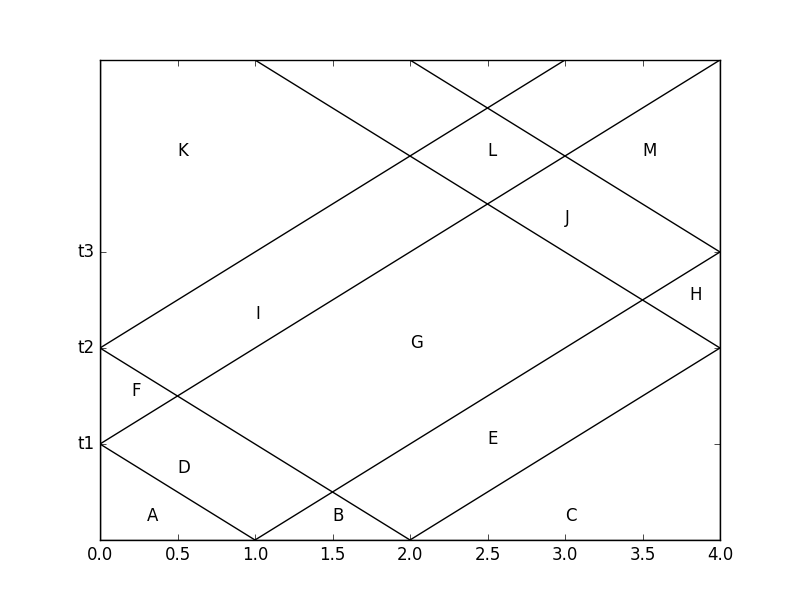

Recreate this plot in Python.
"""
Create figure to accompany problem 3.5.

Note that the scaling for x-t used here assumes the propagation speeds are
-1 and +1, but then the time axis is labelled with generic times, which in
general would depend on values chosen for the parameters rho and K in the
acoustics equations since c = sqrt(K/rho).

"""

# load numpy, matplotlib commands...
from pylab import *

clf()  # clear figure

plot([0,4],[0,0],'k') # x-axis  'k' means black line
plot([0,0],[0,6],'k') # t-axis
plot([4,4],[0,6],'k') # right boundary

def plot_rightgoing(x1,t1):
    """
    plot right-going wave of slope 1 starting at (x1,t1) to right boundary
    """
    t2 = t1 + (4-x1)
    plot([x1,4], [t1,t2], 'k')

def plot_leftgoing(x1,t1):
    """
    plot left-going wave of slope -1 starting at (x1,t1) to left boundary
    """
    t2 = t1 + x1
    plot([x1,0], [t1,t2], 'k')

plot_rightgoing(1,0)
plot_rightgoing(2,0)
plot_rightgoing(0,1)
plot_rightgoing(0,2)

plot_leftgoing(1,0)
plot_leftgoing(2,0)
plot_leftgoing(4,2)
plot_leftgoing(4,3)

text(0.3, 0.2, 'A')
text(1.5, 0.2, 'B')
text(3.0, 0.2, 'C')
text(0.5, 0.7, 'D')
text(2.5, 1.0, 'E')
text(0.2, 1.5, 'F')
text(2.0, 2.0, 'G')
text(3.8, 2.5, 'H')
text(1.0, 2.3, 'I')
text(3.0, 3.3, 'J')
text(0.5, 4.0, 'K')
text(2.5, 4.0, 'L')
text(3.5, 4.0, 'M')

yticks([1,2,3],['t1','t2','t3'])

ylim(0,5)

fname = 'problem_3_5.png'
savefig(fname)
print 'Created ',fname

